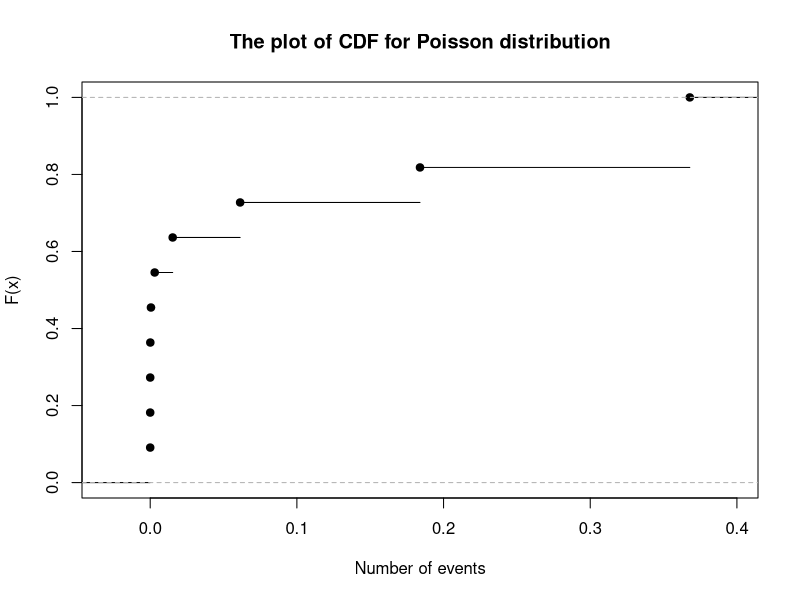

Generate this figure with R:
## ---- chunk 1
knitr::opts_chunk$set(
    echo = TRUE,
    warning = FALSE,
    message = FALSE)
## ---- chunk 2
nt <- function(n0, i, t) {
    out <- n0 * (1 + i)^t
    return(out)

}

# This function seems work right
nt(100, 0.05, 10)
## ---- chunk 3
cdf <- function(lambda, x) {
    a <- 0:x
    pmf <- lambda ^ a * exp(lambda * (-1)) / factorial(a)
    out <- unlist(ecdf(pmf))
    # out2 <- ppois(a, lambda)
    return(out)
}
a <- 0:10
plot(cdf(1, 10), xlab = "Number of events", ylab = "F(x)",
    main = "The plot of CDF for Poisson distribution")
## ---- chunk 4
gene <- function(p) {
    AA <- p^2
    AB <- 2 * p * (1 - p)
    BB <- (1 - p)^2
    return(c(AA, AB, BB))
}

# I suppose the proportion (or fraction) of gametes with A genes in the urn (p) is 0.2
gene(0.2)
